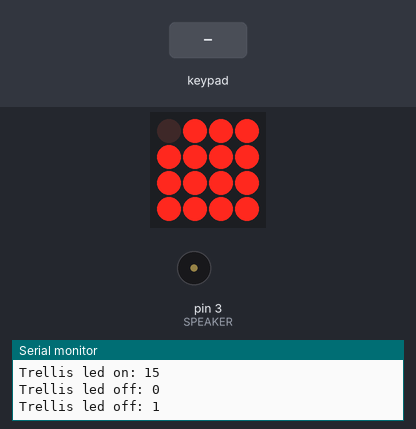
A sketch run on a simulated Arduino Uno, built with avr-gcc and run on an emulated ATmega328P. On the bench: 4×4 LED matrix, buzzer (waves = sounding), the last lines printed to the serial monitor. Inputs (shaded band) come from the test bench.

Above: at 0.9 s.
2.9 s: keypad keys 1 2 A pressed 0.4 s apart
At 4.7 s:
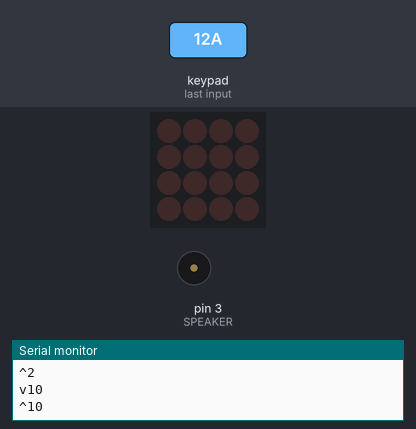
5.6 s: key '0' pressed
At 6.9 s:
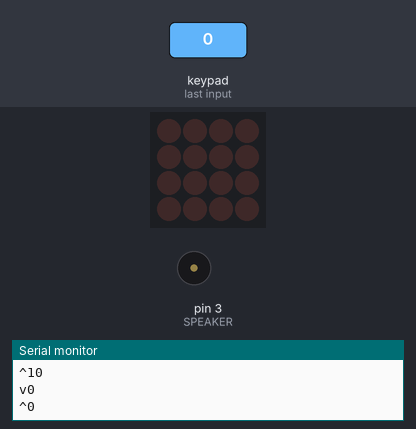
7.2 s: keypad keys 2 5 D pressed 0.4 s apart
At 7.7 s:
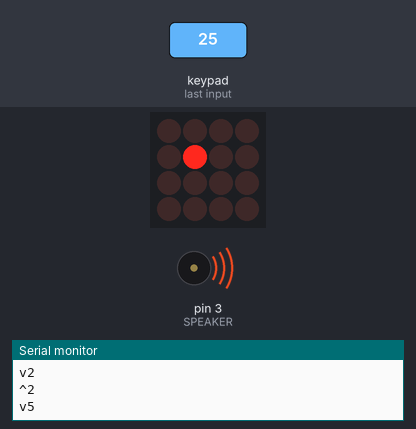
9.9 s: key '3' pressed
At 11.0 s:
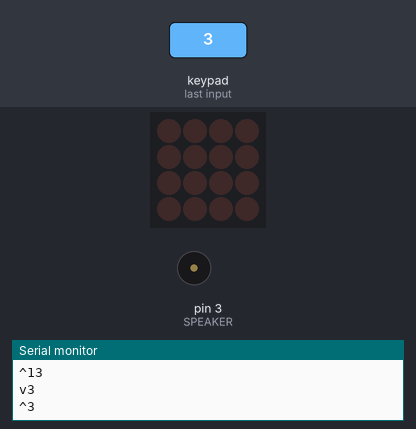
11.5 s: key '4' pressed
At 11.9 s:
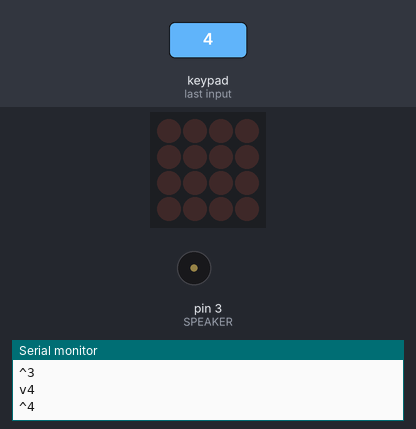
13.1 s: key '6' pressed
At 14.0 s:
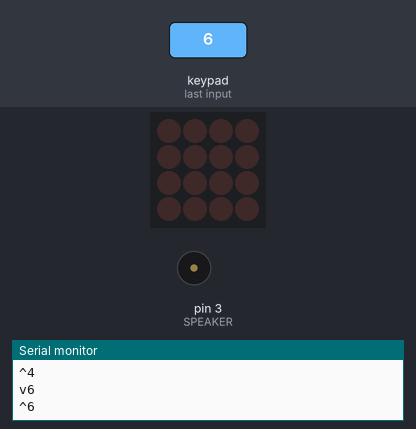
Timing chart, 0 to 15.7 s (numbered marks = the images above; inputs shaded):
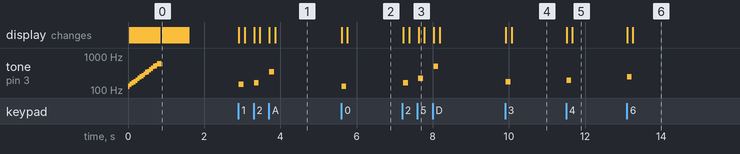

The sketch:

sound_board.ino
```cpp
#include <Wire.h>
#include "Adafruit_Trellis.h"
#include "pitches.h"

#define INTPIN A4
#define SPEAKER 3

#define NUMTRELLIS 1
#define numKeys (NUMTRELLIS * 16)

Adafruit_Trellis matrix0 = Adafruit_Trellis();
Adafruit_TrellisSet trellis = Adafruit_TrellisSet(&matrix0);

void setup()
{
    Serial.begin(9600);

    pinMode(INTPIN, INPUT);
    digitalWrite(INTPIN, HIGH);

    trellis.begin(0x70);

    trellisStartupDisplay();

    Serial.println("Loading Soundboard");
}

void loop()
{
    delay(30); // this delay is required. Not totally sure why, but everything breaks if you don't include it :O

    // howFarWillIGo();
    // rememberMe();
    // return;

    if (trellis.readSwitches())
    {
        for (uint8_t i = 0; i < numKeys; i++)
        {
            if (trellis.justPressed(i))
            {
                Serial.print("v");
                Serial.println(i);
                trellis.setLED(i);
                playNote(i);
            }

            if (trellis.justReleased(i))
            {
                Serial.print("^");
                Serial.println(i);
                trellis.clrLED(i);
            }
        }
        trellis.writeDisplay();
    }
}

void trellisStartupDisplay()
{
    int stepDelay = 50;
    for (uint8_t i = 0; i < numKeys; i++)
    {
        Serial.print("Trellis led on: ");
        Serial.println(i);
        trellis.setLED(i);
        trellis.writeDisplay();
        playNote(i);
        delay(stepDelay);
    }
    for (uint8_t i = 0; i < numKeys; i++)
    {
        Serial.print("Trellis led off: ");
        Serial.println(i);
        trellis.clrLED(i);
        trellis.writeDisplay();
        delay(stepDelay);
    }
}

void playNote(uint8_t i)
{
    int duration = 1000 / 8;
    int note = 0;

    if (i == 0)
    {
        note = NOTE_C3;
    }
    if (i == 1)
    {
        note = NOTE_D3;
    }
    if (i == 2)
    {
        note = NOTE_E3;
    }
    if (i == 3)
    {
        note = NOTE_F3;
    }
    if (i == 4)
    {
        note = NOTE_G3;
    }
    if (i == 5)
    {
        note = NOTE_A3;
    }
    if (i == 6)
    {
        note = NOTE_B3;
    }
    if (i == 7)
    {
        note = NOTE_C4;
    }
    if (i == 8)
    {
        note = NOTE_D4;
    }
    if (i == 9)
    {
        note = NOTE_E4;
    }
    if (i == 10)
    {
        note = NOTE_F4;
    }
    if (i == 11)
    {
        note = NOTE_G4;
    }
    if (i == 12)
    {
        note = NOTE_A4;
    }
    if (i == 13)
    {
        note = NOTE_B4;
    }
    if (i == 14)
    {
        note = NOTE_C5;
    }
    if (i == 15)
    {
        note = NOTE_D5;
    }

    tone(SPEAKER, note, duration);
}

void howFarWillIGo()
{

    int melody[] = {
        NOTE_F3, NOTE_G3, NOTE_A3,
        NOTE_F3, NOTE_G3, NOTE_A3,
        NOTE_F3, NOTE_G3, NOTE_A3,
        REST,
        NOTE_F3, NOTE_C4, NOTE_G3,
        REST,
        NOTE_A3, NOTE_C4, NOTE_D4, NOTE_A3, NOTE_G3,
        REST,
        NOTE_A3, NOTE_C4, NOTE_D4, NOTE_A3, NOTE_G3,
        REST, REST};

    int durations[] = {
        8,
        8,
        4,
        8,
        8,
        4,
        8,
        8,
        4,
        4,
        4,
        2,
        2,
        4,
        4,
        4,
        4,
        2,
        2,
        4,
        4,
        4,
        4,
        2,
        2,
        1,
    };

    for (int note = 0; note < 26; note++)
    {
        int noteDuration = 1000 / durations[note];
        int pause = noteDuration * 1.30;

        tone(SPEAKER, melody[note], noteDuration);
        delay(pause);

        noTone(SPEAKER);
    }

    delay(500);
}

void rememberMe()
{

    int melody[] = {
        NOTE_F3, NOTE_A3, NOTE_F3, NOTE_C3, REST,
        NOTE_A2, NOTE_AS2, NOTE_F3, NOTE_F3, NOTE_G3, NOTE_G3,
        NOTE_F3, NOTE_A3, NOTE_F3, NOTE_C3, REST,
        NOTE_A3, NOTE_AS3, NOTE_A3, NOTE_G3, NOTE_F3, NOTE_G3};

    int durations[] = {
        8,
        8,
        8,
        2,
        8,
        8,
        8,
        8,
        8,
        8,
        8,
        8,
        8,
        8,
        2,
        4,
        8,
        8,
        8,
        8,
        8,
        2,
    };

    int totalNotes = 22;

    for (int note = 0; note < totalNotes; note++)
    {
        int noteDuration = 2000 / durations[note];
        int pause = noteDuration * 1.30;

        tone(SPEAKER, melody[note], noteDuration);
        delay(pause);

        noTone(SPEAKER);
    }

    delay(500);
}
```

pitches.h
```cpp
/*************************************************
 * Public Constants
 *************************************************/

#define REST 0
#define NOTE_B0  31
#define NOTE_C1  33
#define NOTE_CS1 35
#define NOTE_D1  37
#define NOTE_DS1 39
#define NOTE_E1  41
#define NOTE_F1  44
#define NOTE_FS1 46
#define NOTE_G1  49
#define NOTE_GS1 52
#define NOTE_A1  55
#define NOTE_AS1 58
#define NOTE_B1  62
#define NOTE_C2  65
#define NOTE_CS2 69
#define NOTE_D2  73
#define NOTE_DS2 78
#define NOTE_E2  82
#define NOTE_F2  87
#define NOTE_FS2 93
#define NOTE_G2  98
#define NOTE_GS2 104
#define NOTE_A2  110
#define NOTE_AS2 117
#define NOTE_B2  123
#define NOTE_C3  131
#define NOTE_CS3 139
#define NOTE_D3  147
#define NOTE_DS3 156
#define NOTE_E3  165
#define NOTE_F3  175
#define NOTE_FS3 185
#define NOTE_G3  196
#define NOTE_GS3 208
#define NOTE_A3  220
#define NOTE_AS3 233
#define NOTE_B3  247
#define NOTE_C4  262
#define NOTE_CS4 277
#define NOTE_D4  294
#define NOTE_DS4 311
#define NOTE_E4  330
#define NOTE_F4  349
#define NOTE_FS4 370
#define NOTE_G4  392
#define NOTE_GS4 415
#define NOTE_A4  440
#define NOTE_AS4 466
#define NOTE_B4  494
#define NOTE_C5  523
#define NOTE_CS5 554
#define NOTE_D5  587
#define NOTE_DS5 622
#define NOTE_E5  659
#define NOTE_F5  698
#define NOTE_FS5 740
#define NOTE_G5  784
#define NOTE_GS5 831
#define NOTE_A5  880
#define NOTE_AS5 932
#define NOTE_B5  988
#define NOTE_C6  1047
#define NOTE_CS6 1109
#define NOTE_D6  1175
#define NOTE_DS6 1245
#define NOTE_E6  1319
#define NOTE_F6  1397
#define NOTE_FS6 1480
#define NOTE_G6  1568
#define NOTE_GS6 1661
#define NOTE_A6  1760
#define NOTE_AS6 1865
#define NOTE_B6  1976
#define NOTE_C7  2093
#define NOTE_CS7 2217
#define NOTE_D7  2349
#define NOTE_DS7 2489
#define NOTE_E7  2637
#define NOTE_F7  2794
#define NOTE_FS7 2960
#define NOTE_G7  3136
#define NOTE_GS7 3322
#define NOTE_A7  3520
#define NOTE_AS7 3729
#define NOTE_B7  3951
#define NOTE_C8  4186
#define NOTE_CS8 4435
#define NOTE_D8  4699
#define NOTE_DS8 4978
```

Measured:
- after the input at 2.9 s, tone on pin 3 (SPEAKER): plays 147 Hz for 0.13 s, 165 Hz for 0.13 s, 349 Hz for 0.13 s, starting at once; the display: first changes at once (image 1 shows a later state)
- after the input at 5.6 s, tone on pin 3 (SPEAKER): silent → 131 Hz at once, → silent 0.13 s later; the display: first changes at once (image 2 shows a later state)
- after the input at 7.2 s, tone on pin 3 (SPEAKER): plays 165 Hz for 0.13 s, 220 Hz for 0.13 s, 494 Hz for 0.13 s, starting at once; the display: first changes at once (image 3 shows a later state)
- after the input at 9.9 s, tone on pin 3 (SPEAKER): silent → 175 Hz at once, → silent 0.13 s later; the display: first changes at once (image 4 shows a later state)
- after the input at 11.5 s, tone on pin 3 (SPEAKER): silent → 196 Hz at once, → silent 0.13 s later; the display: first changes at once (image 5 shows a later state)
- after the input at 13.1 s, tone on pin 3 (SPEAKER): silent → 247 Hz at once, → silent 0.13 s later; the display: first changes at once (image 6 shows a later state)
